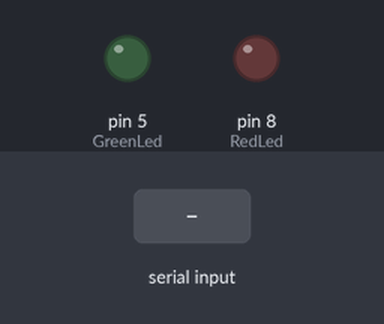
Bench run of a sketch on a simulated Arduino Uno, built with avr-gcc and run on an emulated ATmega328P. On the bench: output pins drawn as LEDs (lit = HIGH). The test bench sets the inputs (shaded band).

Above: at 1.2 s.
1.3 s: "1" received over Serial
At 2.3 s:
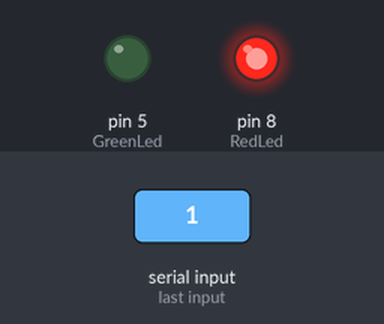
2.8 s: "0" received over Serial
At 3.4 s:
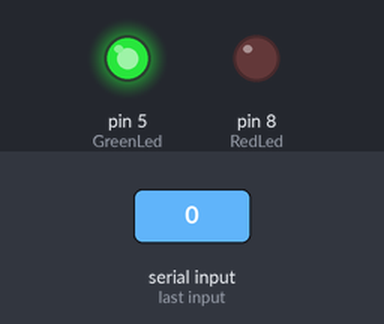
Timing chart, 0 to 5.8 s (numbered marks = the images above; inputs shaded):
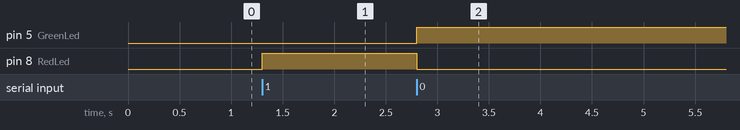

The sketch:

arduino_code.ino
```cpp
int GreenLed = 5;
int RedLed = 8;

void setup() {
  Serial.begin(9600);
  pinMode(RedLed, OUTPUT);
  pinMode(GreenLed, OUTPUT);
}

void loop() {
  if (Serial.available() > 0) {
    char incoming = Serial.read();

    if (incoming == '1') {
      digitalWrite(RedLed, HIGH);     // Criminals → RED ON
      digitalWrite(GreenLed, LOW);    // and GREEN OFF
    } else if (incoming == '0') {
      digitalWrite(GreenLed, HIGH);   // Citizen → GREEN ON
      digitalWrite(RedLed, LOW);      // and RED OFF
    }
  }
}
// int led = 5;
// int ledr = 8;

// void setup(){
//   pinMode(led, OUTPUT);
// }

// void loop(){
//   digitalWrite(led, HIGH);
//   digitalWrite(ledr, HIGH);
// }
```

Measured:
- after the input at 1.3 s, pin 8 (RedLed): LOW → HIGH at once
- after the input at 2.8 s, pin 5 (GreenLed): LOW → HIGH at once; pin 8 (RedLed): HIGH → LOW at once
